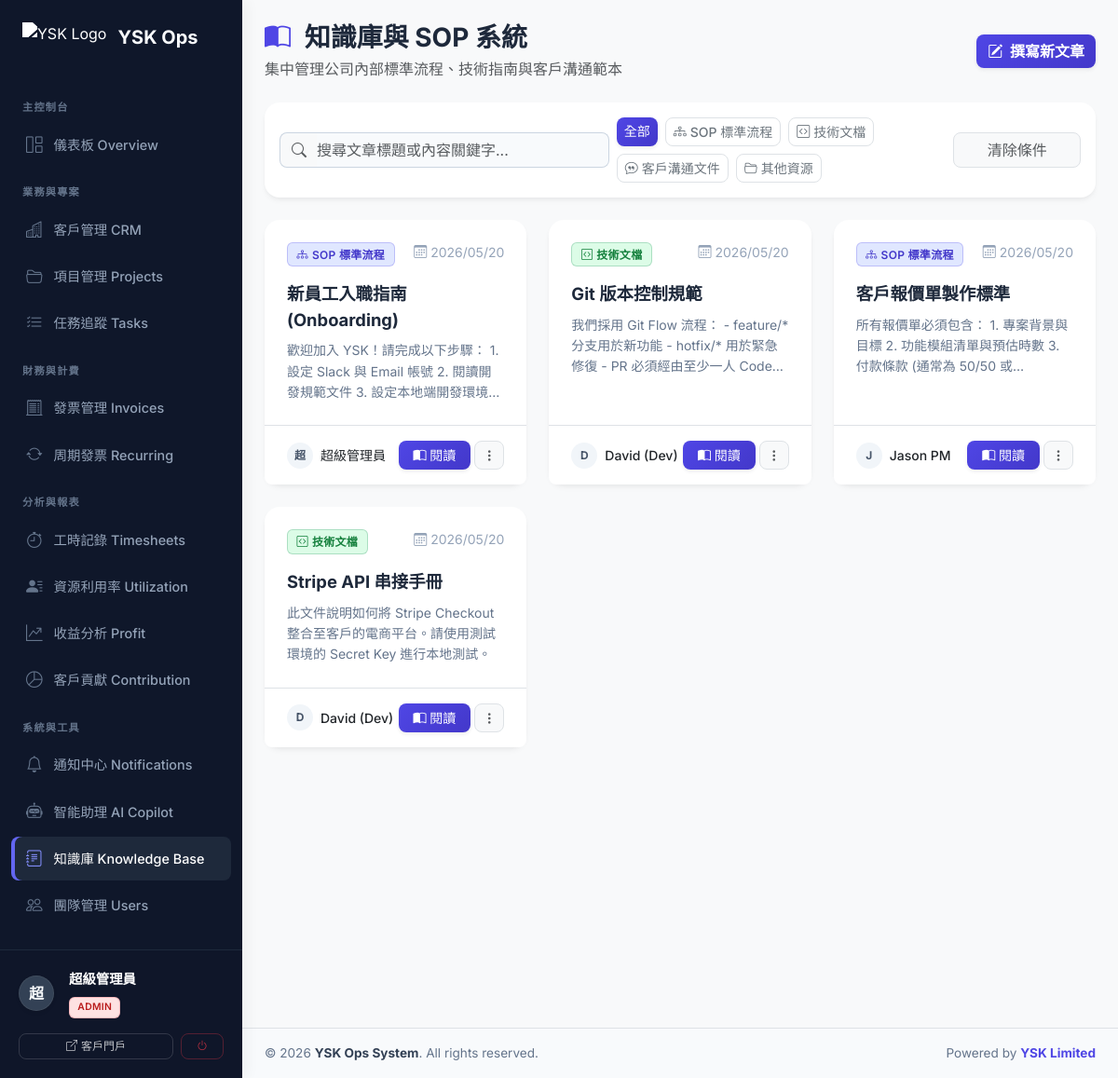
The app's page /knowledge_base.php (signed in), older data.
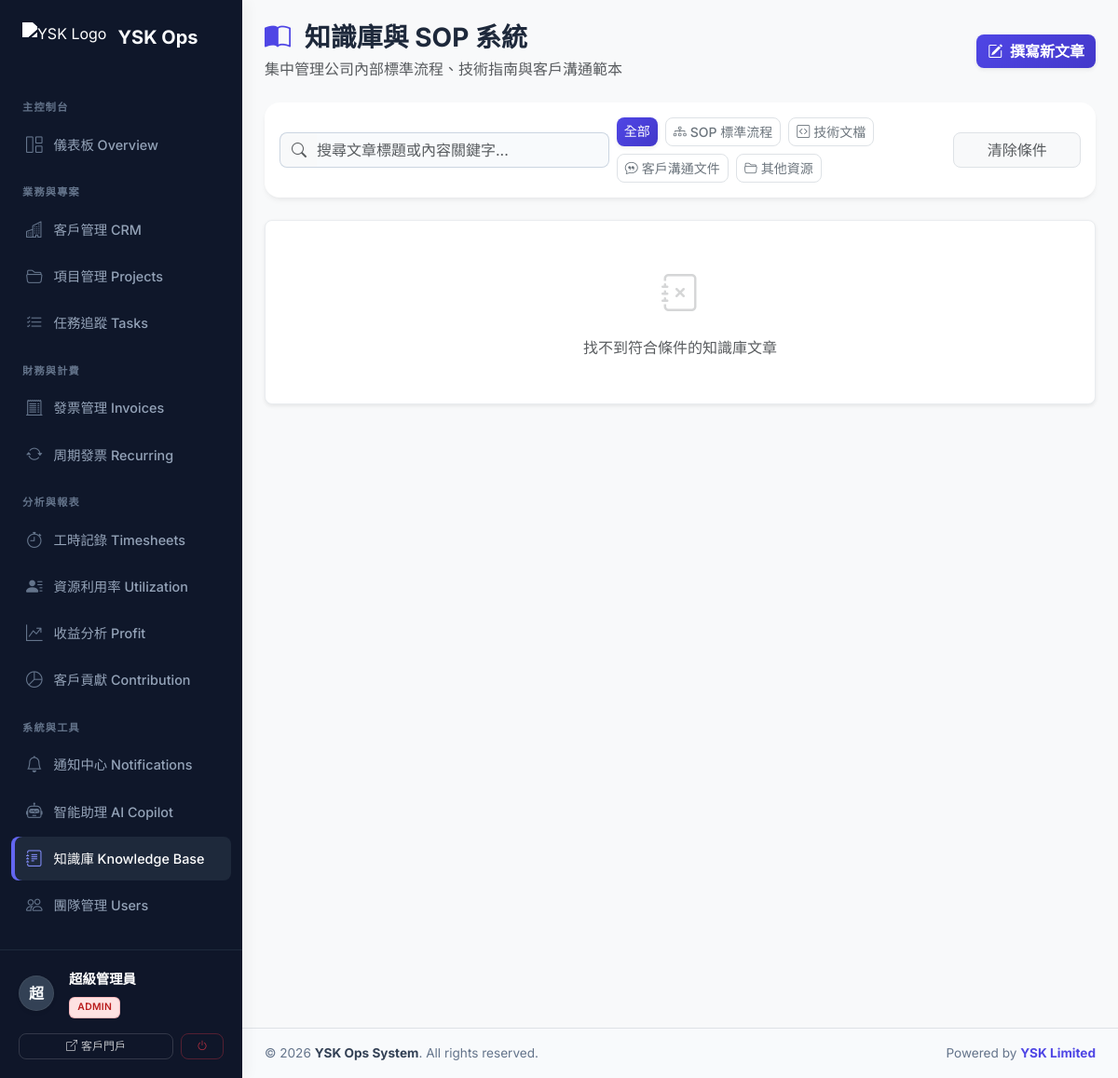
The same page, newer data.
### tables this page shows
CREATE TABLE knowledge_base (
    id INT AUTO_INCREMENT PRIMARY KEY,
    title VARCHAR(200) NOT NULL,
    content TEXT NOT NULL,
    category ENUM('sop', 'technical', 'client', 'other') DEFAULT 'other',
    created_by INT,
    created_at TIMESTAMP DEFAULT CURRENT_TIMESTAMP,
    FOREIGN KEY (created_by) REFERENCES users(id) ON DELETE SET NULL,
    FULLTEXT KEY ft_knowledge (title, content)
);

CREATE TABLE users (
    id INT AUTO_INCREMENT PRIMARY KEY,
    username VARCHAR(50) UNIQUE NOT NULL,
    password_hash VARCHAR(255) NOT NULL,
    full_name VARCHAR(100) NOT NULL,
    email VARCHAR(100) UNIQUE NOT NULL,
    role ENUM('admin', 'pm', 'developer', 'finance', 'viewer') DEFAULT 'viewer',
    phone VARCHAR(20),
    avatar VARCHAR(255),
    is_active BOOLEAN DEFAULT TRUE,
    created_at TIMESTAMP DEFAULT CURRENT_TIMESTAMP,
    updated_at TIMESTAMP DEFAULT CURRENT_TIMESTAMP ON UPDATE CURRENT_TIMESTAMP
);

### includes/db.php (called while the page is built, shortened)
<?php
function get_db_connection() {
    static $pdo = null;
    if ($pdo === null) {
        try {
            $dsn = "mysql:host=" . DB_HOST . ";dbname=" . DB_NAME . ";charset=" . DB_CHAR;
            $pdo = new PDO($dsn, DB_USER, DB_PASS, [
                PDO::ATTR_ERRMODE => PDO::ERRMODE_EXCEPTION,
                PDO::ATTR_DEFAULT_FETCH_MODE => PDO::FETCH_ASSOC,
                PDO::ATTR_EMULATE_PREPARES => false,
            ]);
        } catch (PDOException $e) {
            die("Database connection failed: " . $e->getMessage() . "<br>Please check config.php and run database.sql first.");
        }
    }
    return $pdo;
}
function db_query($sql, $params = []) {
    $pdo = get_db_connection();
    $stmt = $pdo->prepare($sql);
    $stmt->execute($params);
    return $stmt;
}
function db_fetch_all($sql, $params = []) {
    return db_query($sql, $params)->fetchAll();
}
?>

### includes/auth.php (called while the page is built, shortened)
<?php
require_once __DIR__ . '/db.php';
function is_logged_in() {
    return isset($_SESSION['user_id']) && isset($_SESSION['user']);
}
function has_role($role) {
    $user_role = $_SESSION['user']['role'];
    if ($user_role === 'admin') return true;
    return $user_role === $role;
}
?>

### knowledge_base.php (the view, shortened to what the changed rows need)
<?php
require_once 'includes/db.php';
require_once 'includes/auth.php';
$current_user_id = $_SESSION['user_id'];
$is_management = has_role('admin') || has_role('pm');
$category_filter = $_GET['category'] ?? '';
$search = trim($_GET['search'] ?? '');
$page = max(1, (int)($_GET['page'] ?? 1));
$per_page = 12;
$offset = ($page - 1) * $per_page;
$where_clauses = ["1=1"];
$params = [];
$where_sql = implode(" AND ", $where_clauses);
$sql = "SELECT k.*, u.full_name as author
        FROM knowledge_base k
        LEFT JOIN users u ON k.created_by = u.id
        WHERE $where_sql
        ORDER BY k.created_at DESC
        LIMIT $per_page OFFSET $offset";
$articles = db_fetch_all($sql, $params);
$categories = [
    'sop' => ['label' => 'SOP 標準流程', 'color' => 'primary', 'icon' => 'bi-diagram-3'],
    'technical' => ['label' => '技術文檔', 'color' => 'success', 'icon' => 'bi-code-square'],
    'client' => ['label' => '客戶溝通文件', 'color' => 'warning', 'icon' => 'bi-chat-quote'],
    'other' => ['label' => '其他資源', 'color' => 'secondary', 'icon' => 'bi-folder2-open']
];
?>
<?php include 'includes/header.php'; ?>
<div class="d-flex align-items-stretch" style="min-height: 100vh; width: 100%;">
    <div class="flex-grow-1 d-flex flex-column" style="background-color: #f8f9fa; min-width: 0;">
        <div class="p-3 p-md-4 flex-grow-1">
            <div class="d-flex flex-column flex-md-row justify-content-between align-items-md-center mb-4 gap-3">
                <div class="d-flex align-items-center">
                    <div>
                        <h2 class="h3 fw-bold mb-1 text-slate-800">
                            <i class="bi bi-book-half me-2 text-primary"></i> 知識庫與 SOP 系統
                        </h2>
                    </div>
                </div>
            </div>
            <div class="card mb-4 border-0 shadow-sm">
                <div class="card-body p-3">
                    <form method="GET" class="row g-2 align-items-center">
                        <div class="col-md-5">
                            <div class="d-flex flex-wrap gap-2">
                                <a href="knowledge_base.php?search=<?= urlencode($search) ?>" class="btn btn-sm <?= empty($category_filter) ? 'btn-primary shadow-sm' : 'btn-outline-secondary border' ?>">全部</a>
                                <?php foreach ($categories as $key => $cat): ?>
                                    <a href="knowledge_base.php?category=<?= $key ?>&search=<?= urlencode($search) ?>"
                                       class="btn btn-sm <?= $category_filter === $key ? 'btn-'.$cat['color'].' shadow-sm' : 'btn-outline-secondary border' ?>">
                                       <i class="bi <?= $cat['icon'] ?> me-1"></i><?= $cat['label'] ?>
                                    </a>
                                <?php endforeach; ?>
                            </div>
                        </div>
                    </form>
                </div>
            </div>
            <div class="row g-4 mb-4">
                <?php foreach ($articles as $a):
                    $cat_info = $categories[$a['category']] ?? $categories['other'];
                    $avatar_char = mb_substr($a['author'] ?? 'U', 0, 1, 'UTF-8');
                    $can_edit = ($a['created_by'] == $current_user_id || $is_management);
                ?>
                <div class="col-md-6 col-xl-4">
                    <div class="card h-100 border-0 shadow-sm d-flex flex-column" style="transition: transform 0.2s; border-radius: 12px;">
                        <div class="card-body p-4 flex-grow-1">
                            <div class="d-flex justify-content-between align-items-start mb-3">
                                <span class="badge bg-<?= $cat_info['color'] ?> bg-opacity-10 text-<?= $cat_info['color'] ?> px-2 py-1 border border-<?= $cat_info['color'] ?> border-opacity-25">
                                    <i class="bi <?= $cat_info['icon'] ?> me-1"></i><?= $cat_info['label'] ?>
                                </span>
                                <small class="text-slate-400"><i class="bi bi-calendar3 me-1"></i><?= date('Y/m/d', strtotime($a['created_at'])) ?></small>
                            </div>
                            <h5 class="fw-bold text-slate-800 mb-2 lh-base" style="font-size: 1.15rem; display: -webkit-box; -webkit-line-clamp: 2; -webkit-box-orient: vertical; overflow: hidden;">
                                <?= htmlspecialchars($a['title'] ?? '') ?>
                            </h5>
                            <p class="text-slate-500 small mb-0" style="display: -webkit-box; -webkit-line-clamp: 3; -webkit-box-orient: vertical; overflow: hidden; line-height: 1.6;">
                                <?= htmlspecialchars($a['content'] ?? '') ?>
                            </p>
                        </div>
                        <div class="card-footer bg-white border-top px-4 py-3 d-flex justify-content-between align-items-center rounded-bottom-3">
                            <div class="d-flex align-items-center">
                                <div class="bg-secondary bg-opacity-10 text-secondary rounded-circle d-flex align-items-center justify-content-center me-2" style="width: 28px; height: 28px;">
                                    <span class="fw-bold" style="font-size: 0.75rem;"><?= htmlspecialchars($avatar_char) ?></span>
                                </div>
                                <small class="text-slate-600 fw-medium"><?= htmlspecialchars($a['author'] ?? '未知') ?></small>
                            </div>
                            <div class="d-flex gap-1">
                                <button class="btn btn-sm btn-primary px-3 shadow-sm" data-bs-toggle="modal" data-bs-target="#readArticleModal<?= $a['id'] ?>" title="閱讀全文">
                                    <i class="bi bi-book-half"></i> 閱讀
                                </button>
                                <?php if ($can_edit): ?>
                                <div class="dropdown">
                                    <button class="btn btn-sm btn-light border text-muted shadow-none h-100" type="button" data-bs-toggle="dropdown">
                                        <i class="bi bi-three-dots-vertical"></i>
                                    </button>
                                </div>
                                <?php endif; ?>
                            </div>
                        </div>
                    </div>
                </div>
                <?php endforeach; ?>
                <?php if (empty($articles)): ?>
                <div class="col-12">
                    <div class="text-center py-5 text-muted bg-white rounded-3 shadow-sm border border-light-subtle">
                        <i class="bi bi-journal-x fs-1 d-block mb-3 opacity-25"></i>
                        找不到符合條件的知識庫文章
                    </div>
                </div>
                <?php endif; ?>
            </div>
<?php include 'includes/footer.php'; ?>

Row changes from the older to the newer data that the page shows:
removed knowledge_base: category "SOP 標準流程", created_at "2026/05/20", title "新員工入職指南 (Onboarding)", content "歡迎加入 YSK！請完成以下步驟： 1. 設定 Slack 與 Email 帳號 2. 閱讀開發規範文件 3.…", created_by.full_name "超", created_by.full_name "超級管理員"
removed knowledge_base: category "技術文檔", created_at "2026/05/20", title "Git 版本控制規範", content "我們採用 Git Flow 流程： - feature/* 分支用於新功能 - hotfix/* 用於緊急修復 - PR 必須經由至少一人…", created_by.full_name "D", created_by.full_name "David (Dev)"
removed knowledge_base: category "SOP 標準流程", created_at "2026/05/20", title "客戶報價單製作標準", content "所有報價單必須包含： 1. 專案背景與目標 2. 功能模組清單與預估時數 3. 付款條款 (通常為 50/50…", created_by.full_name "J", created_by.full_name "Jason PM"
removed knowledge_base: category "技術文檔", created_at "2026/05/20", title "Stripe API 串接手冊", content "此文件說明如何將 Stripe Checkout 整合至客戶的電商平台。請使用測試環境的 Secret Key 進行本地測試。", created_by.full_name "D", created_by.full_name "David (Dev)"
Text that changed along with them:
text now shown: "找不到符合條件的知識庫文章"
